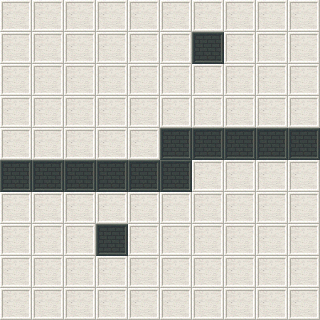

A level layout from a 2D game, rendered from its tile map. Below: a short description, then the map file with its tile-grid data intact:
An orthogonal 10x10 tile map with 32x32 px tiles, 1 tile layer (map) and 3 objects (goal, start, narration0).

<map version="1.0" tiledversion="2018.01.01" orientation="orthogonal" renderorder="right-down" width="10" height="10" tilewidth="32" tileheight="32" infinite="0" nextobjectid="10">
 <tileset firstgid="1" source="tilest.tsx" />
 <layer name="map" width="10" height="10">
  <data encoding="csv">
2,2,2,2,2,2,2,2,2,2,
2,2,2,2,2,2,1,2,2,2,
2,2,2,2,2,2,2,2,2,2,
2,2,2,2,2,2,2,2,2,2,
2,2,2,2,2,1,1,1,1,1,
1,1,1,1,1,1,2,2,2,2,
2,2,2,2,2,2,2,2,2,2,
2,2,2,1,2,2,2,2,2,2,
2,2,2,2,2,2,2,2,2,2,
2,2,2,2,2,2,2,2,2,2
</data>
 </layer>
 <objectgroup name="things">
  <object id="2" name="goal" x="110" y="79">
   <point />
  </object>
  <object id="7" name="start" x="136" y="303.5">
   <point />
  </object>
  <object id="8" name="narration0" x="85.9911" y="130.535" width="205" height="69">
   <text fontfamily="MS Shell Dlg 2" pixelsize="24" wrap="1" color="#ffffff">          Walls can't stop you</text>
  </object>
 </objectgroup>
</map>